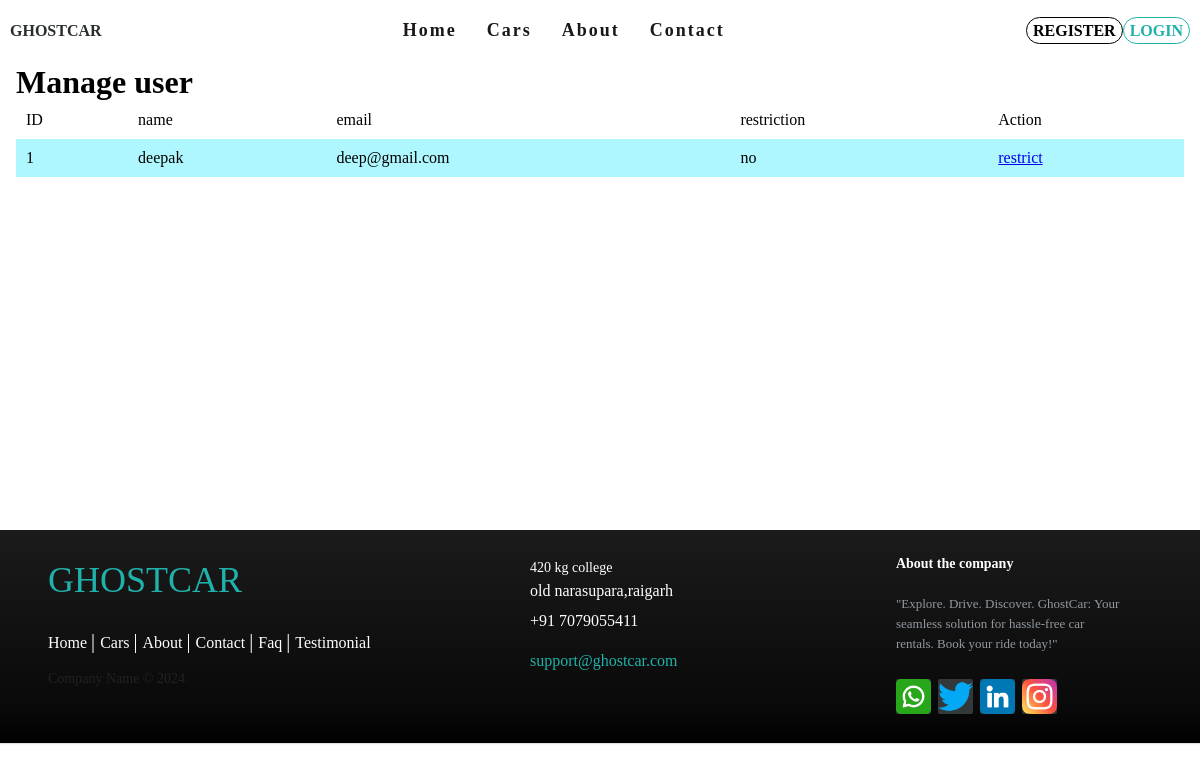
/manegeUsers.php, run on the app's committed database.
### tables this page shows
CREATE TABLE `users` (
  `user_id` int(11) NOT NULL,
  `username` varchar(50) NOT NULL,
  `password` varchar(255) NOT NULL,
  `email` varchar(100) NOT NULL,
  `restriction` enum('yes','no') NOT NULL DEFAULT 'no',
  `admin` enum('yehh','no') NOT NULL DEFAULT 'no',
  `user_img` longblob DEFAULT NULL
);

### manegeUsers.php (the view, shortened to what this page needs)
<?php
include 'sysconfig/mysql.php';
$sql = "SELECT * FROM users";
$useResult = $conn->query($sql);
$users = [];
if ($useResult->num_rows > 0) {
    while ($row1 = $useResult->fetch_assoc()) {
        $users[] = $row1;
    }
}
?>
<!DOCTYPE html>
<html lang="en">
<head>
    <link rel="stylesheet" href="style.css">
</head>
<body><?php include('nav.php'); ?>
    <main style="    position: relative;
    min-height: 58.3vh;">
    <h1>Manage user</h1>
        <table class="zebra">
                <tr>
                    <td>ID</td>
                    <td>name</td>
                    <td>email</td>
                    <td>restriction</td>
                    <td>Action</td>
                </tr>
                <?php foreach ($users as $user): ?>
                <tr>
                    <td><?php echo $user['user_id']; ?></td>
                    <td><?php echo $user['username']; ?></td>
                    <td><?php echo $user['email']; ?></td>
                    <td><?php echo $user['restriction']; ?></td>
                   <td>
                    <?php
                    $res = 'Are you sure ?")';
                    if ($user['restriction'] == 'no') {
                        echo '<a href="restrictUser.php?user_id=';
                        echo $user['user_id'] . '&&restriction=6"';
                        echo ' onclick="return confirm("' . $res . '">' . 'restrict';
                        echo '</a>';
                    } else {
                        echo '<a href="restrictUser.php?user_id=';
                        echo $user['user_id'] . '&&restriction=12"';
                        echo ' onclick="return confirm("' . $res . '">' . 'undo restrict';
                        echo '</a>';
                    }
                    ?>
            </td>
                </tr>
                <?php endforeach; ?>
            </table>
    </main>
    <?php include('footer.php'); ?>
</body>
</html>

### style.css (style rules this page uses)
* { margin: 0; padding: 0; box-sizing: border-box; font-family: "Gilroy"; }
html { scroll-behavior: smooth; }
body { overflow-x: hidden; padding: 64px 16px 0; }
table.zebra { width: 100%; border-collapse: collapse; }
table.zebra tr:nth-child(2n) { background: #aef7ff; }
table.zebra td { padding: 10px; }

### data on the page
users: user_id "1", username "deepak", email "deep@gmail.com", restriction "no"
